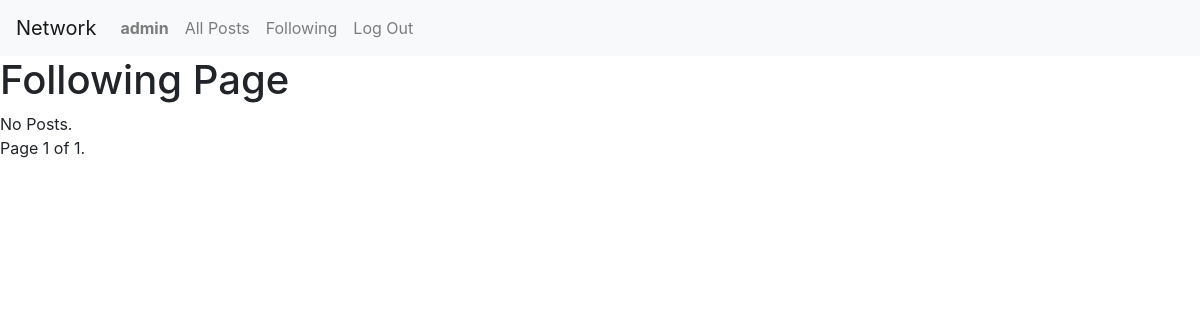
The app's page /following (signed in), older data.
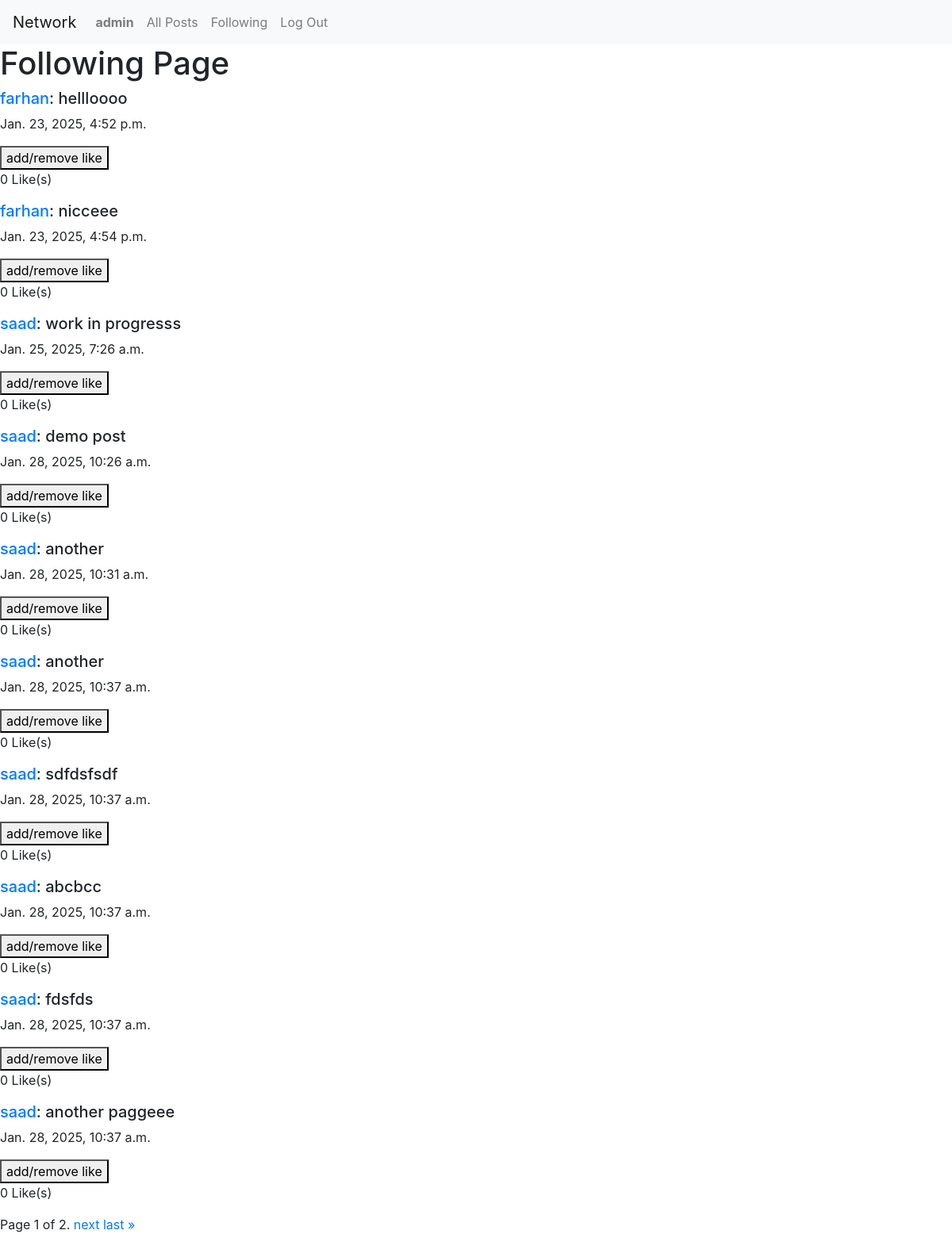
The same page, newer data.
### network/models.py (models this page shows, shortened)
class Post(models.Model):
    creator = models.ForeignKey(User, on_delete=models.CASCADE, related_name="posts")
    postContent = models.CharField(max_length=1000, blank=False)
    created_at = models.DateTimeField(auto_now_add=True)
    liked_by = models.ManyToManyField(User, related_name="liked_posts", blank=True)

class User(AbstractUser):
    followers = models.ManyToManyField('self', related_name='following', symmetrical=False, blank=True)

### network/views.py (the view)
# urls.py: path("following", views.following, name="following"),
def following(request):
    posts = User.objects.none()
    for user in request.user.following.all():
        posts = posts | user.posts.all()
    posts_list = posts
    paginator = Paginator(posts_list, 10)
    page_number = request.GET.get('page')
    page_obj = paginator.get_page(page_number)
    return render(request, 'network/following.html',{"page_obj":page_obj})

### network/templates/network/following.html
{% extends "network/layout.html" %}
{% block body %}
<h1>Following Page</h1>
{% include 'network/posts.html' %}
{% endblock body %}

### network/templates/network/posts.html (shortened to what this page needs)
{% for post in page_obj %}
<div class="post">
    <h5><a href="{% url 'userProfile' post.creator.username %}">{{post.creator}}</a>: {{post.postContent}}</h5>
    <p>{{post.created_at}}</p>
    <button>add/remove like</button>
    <p>{{post.liked_by.count}} Like(s)</p>
</div>
{% empty %}
<div>No Posts.</div>
{% endfor %}
<div class="pagination">
    <span class="step-links">
        <span class="current">
            Page {{ page_obj.number }} of {{ page_obj.paginator.num_pages }}.
        </span>
        {% if page_obj.has_next %}
            <a href="?page={{ page_obj.next_page_number }}">next</a>
            <a href="?page={{ page_obj.paginator.num_pages }}">last &raquo;</a>
        {% endif %}
    </span>
</div>

Row changes from the older to the newer data that the page shows:
now on this page (row unchanged): Post: creator "farhan", postContent "hellloooo", created_at "Jan. 23, 2025, 4:52 p.m.", liked_by.count "0"
now on this page (row unchanged): Post: creator "farhan", postContent "nicceee", created_at "Jan. 23, 2025, 4:54 p.m.", liked_by.count "0"
now on this page (row unchanged): Post: creator "saad", postContent "work in progresss", created_at "Jan. 25, 2025, 7:26 a.m.", liked_by.count "0"
added Post: creator "saad", postContent "demo post", created_at "Jan. 28, 2025, 10:26 a.m.", liked_by.count "0"
added Post: creator "saad", postContent "another", created_at "Jan. 28, 2025, 10:31 a.m.", liked_by.count "0"
added Post: creator "saad", postContent "another", created_at "Jan. 28, 2025, 10:37 a.m.", liked_by.count "0"
added Post: creator "saad", postContent "sdfdsfsdf", created_at "Jan. 28, 2025, 10:37 a.m.", liked_by.count "0"
added Post: creator "saad", postContent "abcbcc", created_at "Jan. 28, 2025, 10:37 a.m.", liked_by.count "0"
added Post: creator "saad", postContent "fdsfds", created_at "Jan. 28, 2025, 10:37 a.m.", liked_by.count "0"
added Post: creator "saad", postContent "another paggeee", created_at "Jan. 28, 2025, 10:37 a.m.", liked_by.count "0"
Text that changed along with them:
{{ page_obj.paginator.num_pages }}: "1" → "2"
text no longer shown: "No Posts."
text now shown: "next last »"
